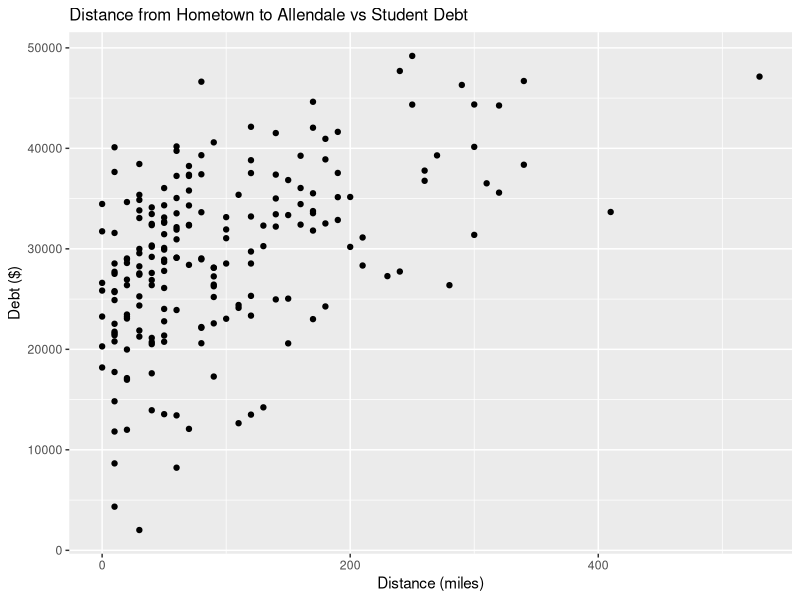
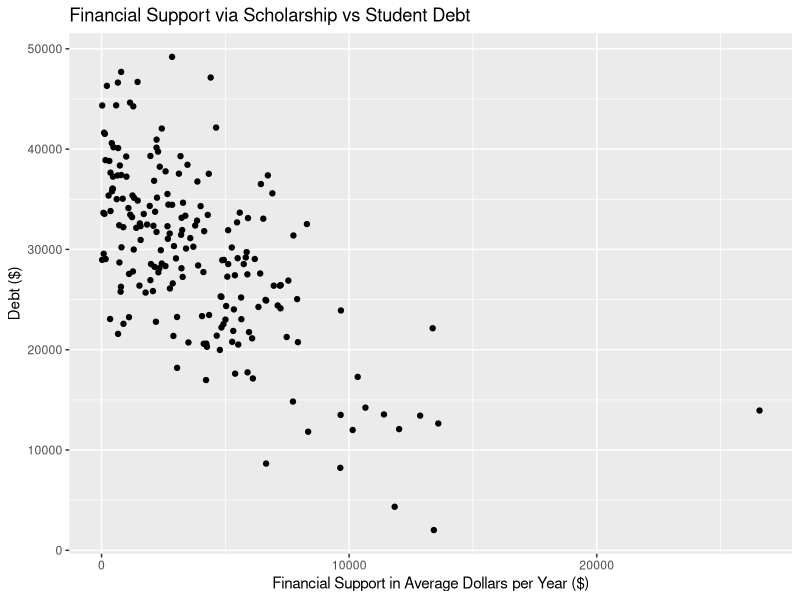
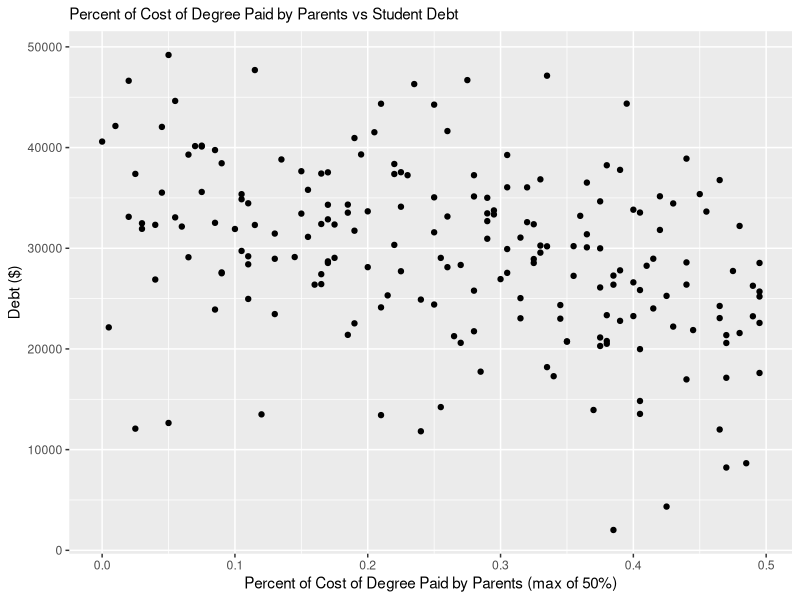
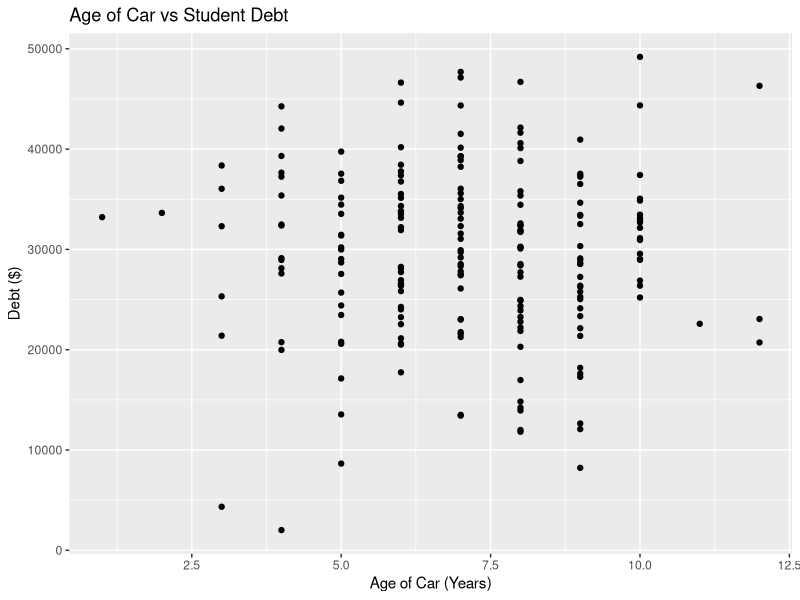
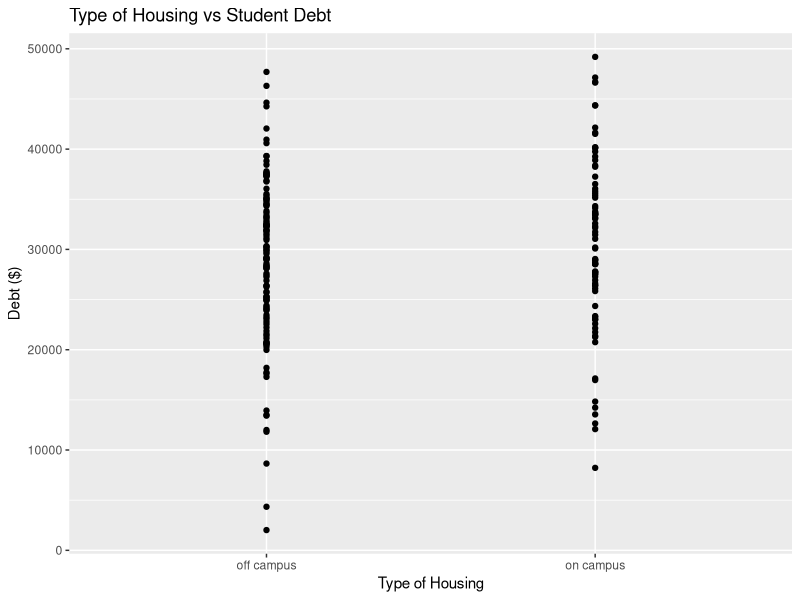
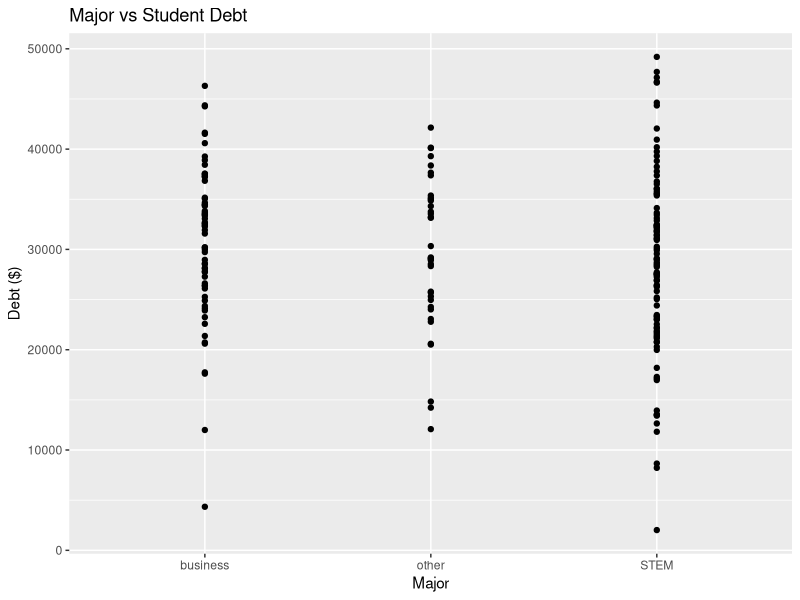
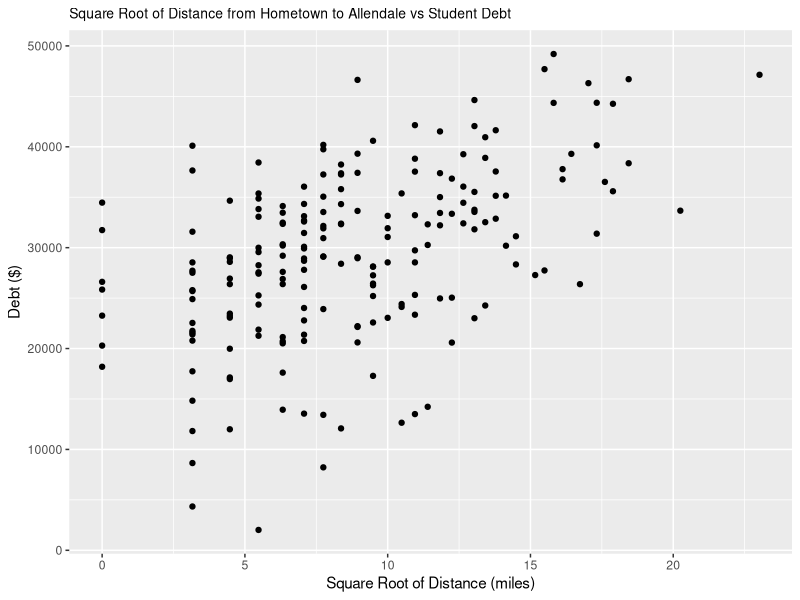
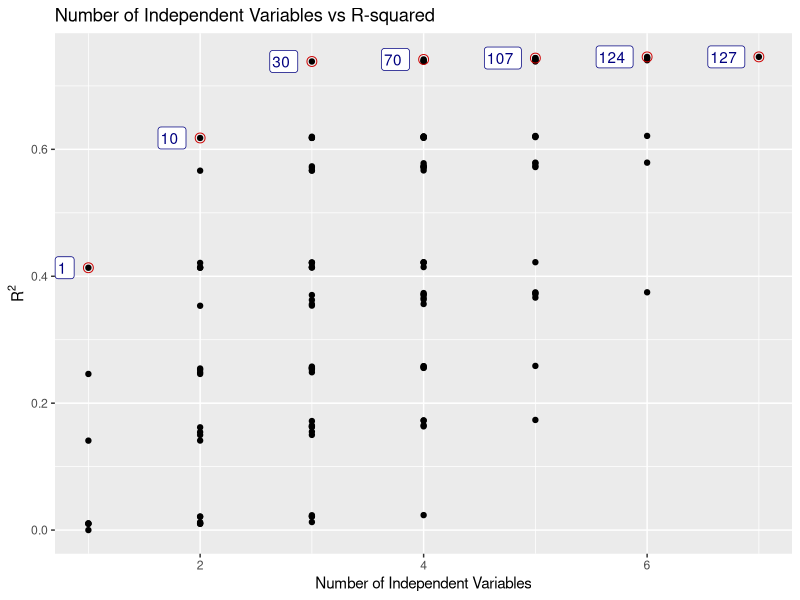

Here is the R script that generated these plots, in order:
## ---- chunk 1
library(tidyverse)
library(broom)
library(ggrepel)
library(magrittr)

# stop scientific notation
options(scipen = 999)

mydata = read_csv("finalprojectdata.csv")
## ---- chunk 2
ggplot(mydata, aes(distance, debt)) +
  geom_point() +
  ggtitle("Distance from Hometown to Allendale vs Student Debt") +
  xlab("Distance (miles)") + 
  ylab("Debt ($)") +
  theme(plot.title = element_text(size = 12))

ggplot(mydata, aes(scholarship, debt)) +
  geom_point() +
  ggtitle("Financial Support via Scholarship vs Student Debt") +
  xlab("Financial Support in Average Dollars per Year ($)") + 
  ylab("Debt ($)")

ggplot(mydata, aes(parents, debt)) +
  geom_point() +
  ggtitle("Percent of Cost of Degree Paid by Parents vs Student Debt") +
  xlab("Percent of Cost of Degree Paid by Parents (max of 50%)") + 
  ylab("Debt ($)") +
  theme(plot.title = element_text(size = 11))

ggplot(mydata, aes(car, debt)) +
  geom_point() +
  ggtitle("Age of Car vs Student Debt") +
  xlab("Age of Car (Years)") + 
  ylab("Debt ($)")

ggplot(mydata, aes(housing, debt)) +
  geom_point() +
  ggtitle("Type of Housing vs Student Debt") +
  xlab("Type of Housing") + 
  ylab("Debt ($)")

ggplot(mydata, aes(major, debt)) +
  geom_point() +
  ggtitle("Major vs Student Debt") +
  xlab("Major") + 
  ylab("Debt ($)")
## ---- chunk 3
ggplot(mydata, aes(sqrt(distance), debt)) +
  geom_point() +
  ggtitle("Square Root of Distance from Hometown to Allendale vs Student Debt") +
  xlab("Square Root of Distance (miles)") + 
  ylab("Debt ($)") +
  theme(plot.title = element_text(size = 10))

# create distanceSQRT variable to include in the following analysis
mydata %>%
  mutate(distSQRT = sqrt(distance)) %>%
  select(-distance) -> mydata
## ---- chunk 4
# create housing dummy variable - "off campus" as reference
mydata %>%
  mutate(dhous = ifelse(housing == "on campus", 1, 0)) %>%
  select(-housing) -> mydata

# create major dummy variable - "other" as reference
mydata %>%
  mutate(dSTEM = ifelse(major == "STEM", 1, 0),
         dbusiness = ifelse(major == "business", 1, 0)) %>%
  select(-major) -> mydata
## ---- chunk 5
# rename scholarship to sship for formula length reasons
mydata %>%
  rename(sship = scholarship) -> mydata

# put response variable (debt) as the first in the dataset for function
mydata = mydata[,c(4, 1, 2, 3, 5, 6, 7, 8)]
## ---- chunk 6
modelSelect = function(x) {
  
  # grab response variable
  response = colnames(x)[1]
  
  # initialize iteration number
  modelnum = 0
  
  # initialize model summary tibble
  modelsum = tibble(modelnum = numeric(2^(ncol(x)-1)-1),
                    variables = list(0),
                    frm = "NULL", 
                    r2 = 0,
                    output = list(0),
                    resids = list(0),
                    fitvals = list(0),
                    varnames = list(0),
                    indvarcount = numeric(2^(ncol(x)-1)-1),
                    explanatoryvars = list(0),
                    maxr2 = "NULL")
  
  # for loop that loops through each combination of predictor variables and creates a model for each
  for(i in 2:length(x)){
    
    # find all combinations of predictor variables for i-1 explanatory variables
    combs = combn(colnames(x)[-1], i-1)
    
    # loop through each combination of predictor variables in the columns
    for(j in 1:ncol(combs)){
      
      # create the formula with the given variables
      fm = as.formula(paste(colnames(x)[1], paste(combs[,j], collapse = "+"), sep = "~"))
      
      # increment the model number
      modelnum = modelnum + 1
      
      # create the model using the formula created above
      model = lm(fm, data = x)
      
      # create table with model information - not to be output
      modelsum$modelnum[[modelnum]] = modelnum
      modelsum$variables[[modelnum]] = as.list(x[c(response, combs[,j])])
      modelsum$frm[[modelnum]] = paste(format(fm))
      modelsum$r2[[modelnum]] = glance(model)[[1]]
      modelsum$output[[modelnum]] = summary(model)
      modelsum$resids[[modelnum]] = as.list(model$residuals)
      modelsum$fitvals[[modelnum]] = as.list(fitted(model))
      modelsum$varnames[[modelnum]] = names(modelsum$variables[[modelnum]])
      modelsum$indvarcount[[modelnum]] = length(modelsum$varnames[[modelnum]]) - 1
      modelsum$explanatoryvars[[modelnum]] = modelsum$varnames[[modelnum]][-1]
      modelsum$explanatoryvars[[modelnum]] = paste(modelsum$explanatoryvars[[modelnum]], collapse = " ")
      modelsum$explanatoryvarschar = as.character(modelsum$explanatoryvars)    
    }
  }
  # flag highest r2 for each number of independent variables
  modelsum %>%
    group_by(indvarcount) %>%
    mutate(maxr2 = ifelse(r2 == max(r2), 1, 0)) -> modelsum
  
  # result to print
  result = modelsum[c(1, 12, 4)]
  nms = c("ModelNumber", "ExplanatoryVariables","Rsquared")
  names(result) = nms

  # output plot
  gg = ggplot(modelsum, aes(indvarcount, r2)) +
        geom_point() +
        geom_point(size = 3, shape = 1, data = subset(modelsum, maxr2 == 1), color = "red3") +
        ggrepel::geom_label_repel(aes(label = modelnum), 
                                  color = "navyblue",
                                  data = subset(modelsum, maxr2 == 1), 
                                  hjust = 0) +
        ggtitle("Number of Independent Variables vs R-squared") +
        xlab("Number of Independent Variables") +
        ylab(quote(R ^ 2))
   
   # print result tibble and ggplot
   print(result)
   print(gg)
}
## ---- chunk 7
# call the modelSelect function with mydata
# it appears that model 30 is the best balance of R2 and simplicity
models = modelSelect(mydata)$data

# grab models with highest R2 - based on plot
models %>%
  # ungroup() %>%
  filter(modelnum %in% c(1, 10, 30, 70, 107, 124, 127)) %>%
  select(modelnum, r2, frm)
# the difference in r2 from 7 expl vars to 3 is only 0.0072786

# print model coefficients
# intercept
models %>%
  ungroup() %>%
  filter(modelnum == 30) %>%
  select(output) %>%
  unlist() %>%
  extract2(203) 

# scholarship
models %>%
  ungroup() %>%
  filter(modelnum == 30) %>%
  select(output) %>%
  unlist() %>%
  extract2(204)

# parents
models %>%
  ungroup() %>%
  filter(modelnum == 30) %>%
  select(output) %>%
  unlist() %>%
  extract2(205) 

# sqrt(distance)
models %>%
  ungroup() %>%
  filter(modelnum == 30) %>%
  select(output) %>%
  unlist() %>%
  extract2(206) 
## ---- chunk 8
# put residuals into data frame and rename the column
resids = as.data.frame(t(as.data.frame(models$resids[[30]])))
names(resids) = "resids"

# plot distribution of residuals
ggplot(resids, aes(resids)) +
  geom_histogram(bins = 50) +
  ggtitle('Distribution of Residuals') +
  xlab('Residuals') +
  ylab('Count')


## ---- chunk 9
# put fitted values into data frame and change the name 
fittedvals = as.data.frame(t(as.data.frame(models$fitvals[[30]])))
names(fittedvals) = "fitvals"

# combine fitted values and residuals for the next plot
fittedvals = cbind(fittedvals, resids)

# plot fitted values and residuals
ggplot(fittedvals, aes(fitvals, resids)) +
  geom_point() +
  ggtitle('Fitted Values vs Residuals') +
  xlab('Fitted Values') +
  ylab('Residuals')
## ---- chunk 10
# create the model
model6 = lm(debt ~ sship + parents + dhous + sship:dhous + sship:parents, data = mydata)

# print summary for the model
summary(model6)

# distribution of residuals
ggplot(model6, aes(model6$residuals)) +
  geom_histogram(bins = 30) +
  ggtitle("Distribution of Residuals") +
  xlab("Residual") +
  ylab("Count")

# fitted values vs residuals
ggplot(model6, aes(model6$fitted.values, model6$residuals)) +
  geom_point() +
  ggtitle("Fitted Values vs Residuals") +
  xlab("Fitted Values") +
  ylab("Residuals")
## ---- chunk 11
# interaction plot of scholarship and housing with lines for each slope
ggplot(mydata, aes(sship, debt, color = factor(dhous))) +
  geom_point(color = "grey") +
  geom_smooth(method = lm, se = F) +
  ggtitle("Interaction Plot of Scholarship and Housing") +
  xlab("Scholarship") +
  ylab("Debt") +
  labs(colour = "Housing") +
  scale_color_manual(labels = c("Off campus", "On campus"),values = c("#F8766D", "#00BFC4"))
## ---- chunk 12
# interaction plot of scholarship and parents with lines for different groupings of parents
ggplot(mydata %>%
         mutate(parentgroup = ifelse(parents < 0.18, "0 to 0.180",
                                     ifelse(parents < 0.33, "0.181 to 0.330", "0.331 to 0.495"))),
       aes(sship, debt, color = factor(parentgroup))) +
  geom_point(color = "grey") +
  geom_smooth(method = lm, se = F) +
  ggtitle("Interaction Plot of Scholarship and Parents") +
  xlab("Scholarship") +
  ylab("Debt") +
  labs(colour = "Parents") 
